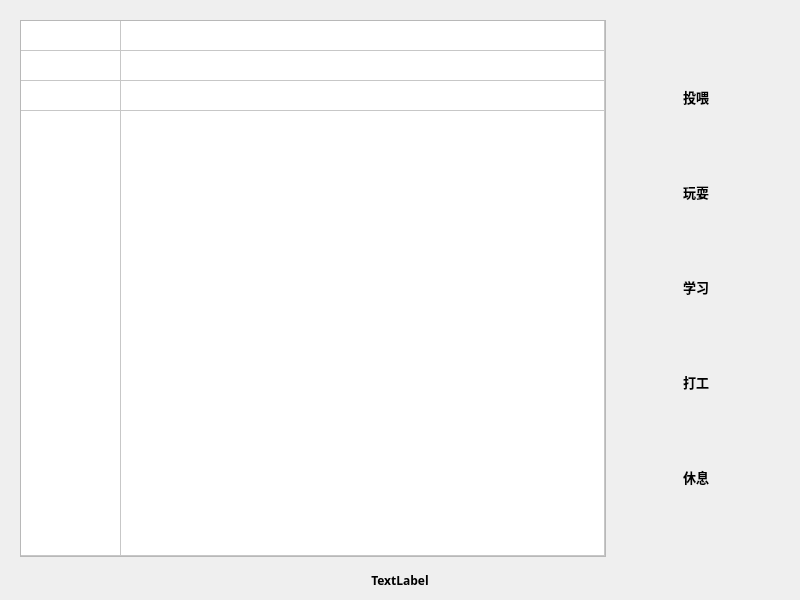
<?xml version="1.0" encoding="UTF-8"?>
<ui version="4.0">
 <class>GalSystem</class>
 <widget class="QWidget" name="GalSystem">
  <property name="geometry">
   <rect>
    <x>0</x>
    <y>0</y>
    <width>800</width>
    <height>600</height>
   </rect>
  </property>
  <property name="minimumSize">
   <size>
    <width>800</width>
    <height>600</height>
   </size>
  </property>
  <property name="windowTitle">
   <string>Form</string>
  </property>
  <layout class="QVBoxLayout" name="verticalLayout_2">
   <item>
    <widget class="QWidget" name="widget_3" native="true">
     <layout class="QHBoxLayout" name="horizontalLayout_2">
      <item>
       <widget class="QTableWidget" name="infoTable">
        <property name="sizePolicy">
         <sizepolicy hsizetype="Expanding" vsizetype="Expanding">
          <horstretch>0</horstretch>
          <verstretch>0</verstretch>
         </sizepolicy>
        </property>
        <property name="verticalScrollBarPolicy">
         <enum>Qt::ScrollBarAsNeeded</enum>
        </property>
        <property name="sizeAdjustPolicy">
         <enum>QAbstractScrollArea::AdjustToContents</enum>
        </property>
        <property name="editTriggers">
         <set>QAbstractItemView::NoEditTriggers</set>
        </property>
        <property name="selectionMode">
         <enum>QAbstractItemView::ExtendedSelection</enum>
        </property>
        <property name="verticalScrollMode">
         <enum>QAbstractItemView::ScrollPerItem</enum>
        </property>
        <property name="horizontalScrollMode">
         <enum>QAbstractItemView::ScrollPerItem</enum>
        </property>
        <property name="gridStyle">
         <enum>Qt::SolidLine</enum>
        </property>
        <property name="rowCount">
         <number>4</number>
        </property>
        <property name="columnCount">
         <number>2</number>
        </property>
        <attribute name="horizontalHeaderVisible">
         <bool>false</bool>
        </attribute>
        <attribute name="horizontalHeaderStretchLastSection">
         <bool>true</bool>
        </attribute>
        <attribute name="verticalHeaderVisible">
         <bool>false</bool>
        </attribute>
        <attribute name="verticalHeaderCascadingSectionResizes">
         <bool>false</bool>
        </attribute>
        <attribute name="verticalHeaderStretchLastSection">
         <bool>true</bool>
        </attribute>
        <row/>
        <row/>
        <row/>
        <row/>
        <column/>
        <column/>
       </widget>
      </item>
      <item>
       <widget class="QWidget" name="widget" native="true">
        <layout class="QVBoxLayout" name="verticalLayout">
         <item>
          <widget class="QPushButton" name="buttonEat">
           <property name="sizePolicy">
            <sizepolicy hsizetype="Fixed" vsizetype="Fixed">
             <horstretch>0</horstretch>
             <verstretch>0</verstretch>
            </sizepolicy>
           </property>
           <property name="minimumSize">
            <size>
             <width>150</width>
             <height>40</height>
            </size>
           </property>
           <property name="font">
            <font>
             <pointsize>10</pointsize>
             <weight>75</weight>
             <bold>true</bold>
            </font>
           </property>
           <property name="styleSheet">
            <string notr="true">border-style:none;
padding:11px;
border-radius:3px;
background:transparent;</string>
           </property>
           <property name="text">
            <string>投喂</string>
           </property>
           <property name="icon">
            <iconset resource="res.qrc">
             <normaloff>:/icon/res/eat.png</normaloff>:/icon/res/eat.png</iconset>
           </property>
           <property name="iconSize">
            <size>
             <width>40</width>
             <height>50</height>
            </size>
           </property>
          </widget>
         </item>
         <item>
          <widget class="QPushButton" name="buttonPlay">
           <property name="font">
            <font>
             <pointsize>10</pointsize>
             <weight>75</weight>
             <bold>true</bold>
            </font>
           </property>
           <property name="styleSheet">
            <string notr="true">border-style:none;
padding:11px;
border-radius:3px;
background:transparent;</string>
           </property>
           <property name="text">
            <string>玩耍</string>
           </property>
           <property name="icon">
            <iconset resource="res.qrc">
             <normaloff>:/icon/res/play.png</normaloff>:/icon/res/play.png</iconset>
           </property>
           <property name="iconSize">
            <size>
             <width>40</width>
             <height>50</height>
            </size>
           </property>
          </widget>
         </item>
         <item>
          <widget class="QPushButton" name="buttonStudy">
           <property name="font">
            <font>
             <pointsize>10</pointsize>
             <weight>75</weight>
             <bold>true</bold>
            </font>
           </property>
           <property name="styleSheet">
            <string notr="true">border-style:none;
padding:11px;
border-radius:3px;
background:transparent;</string>
           </property>
           <property name="text">
            <string>学习</string>
           </property>
           <property name="icon">
            <iconset resource="res.qrc">
             <normaloff>:/icon/res/study.png</normaloff>:/icon/res/study.png</iconset>
           </property>
           <property name="iconSize">
            <size>
             <width>40</width>
             <height>50</height>
            </size>
           </property>
          </widget>
         </item>
         <item>
          <widget class="QPushButton" name="buttonWork">
           <property name="font">
            <font>
             <pointsize>10</pointsize>
             <weight>75</weight>
             <bold>true</bold>
            </font>
           </property>
           <property name="styleSheet">
            <string notr="true">border-style:none;
padding:11px;
border-radius:3px;
background:transparent;</string>
           </property>
           <property name="text">
            <string>打工</string>
           </property>
           <property name="icon">
            <iconset resource="res.qrc">
             <normaloff>:/icon/res/work.png</normaloff>:/icon/res/work.png</iconset>
           </property>
           <property name="iconSize">
            <size>
             <width>40</width>
             <height>50</height>
            </size>
           </property>
          </widget>
         </item>
         <item>
          <widget class="QPushButton" name="buttonSleep">
           <property name="font">
            <font>
             <pointsize>10</pointsize>
             <weight>75</weight>
             <bold>true</bold>
            </font>
           </property>
           <property name="styleSheet">
            <string notr="true">border-style:none;
padding:11px;
border-radius:3px;
background:transparent;</string>
           </property>
           <property name="text">
            <string>休息</string>
           </property>
           <property name="icon">
            <iconset resource="res.qrc">
             <normaloff>:/icon/res/sleep.png</normaloff>:/icon/res/sleep.png</iconset>
           </property>
           <property name="iconSize">
            <size>
             <width>40</width>
             <height>50</height>
            </size>
           </property>
          </widget>
         </item>
        </layout>
       </widget>
      </item>
     </layout>
    </widget>
   </item>
   <item>
    <widget class="QLabel" name="label">
     <property name="font">
      <font>
       <family>微软雅黑</family>
       <weight>75</weight>
       <bold>true</bold>
       <underline>false</underline>
      </font>
     </property>
     <property name="text">
      <string>TextLabel</string>
     </property>
     <property name="textFormat">
      <enum>Qt::AutoText</enum>
     </property>
     <property name="scaledContents">
      <bool>true</bool>
     </property>
     <property name="alignment">
      <set>Qt::AlignCenter</set>
     </property>
     <property name="wordWrap">
      <bool>false</bool>
     </property>
    </widget>
   </item>
  </layout>
 </widget>
 <resources>
  <include location="res.qrc"/>
 </resources>
 <connections/>
</ui>
